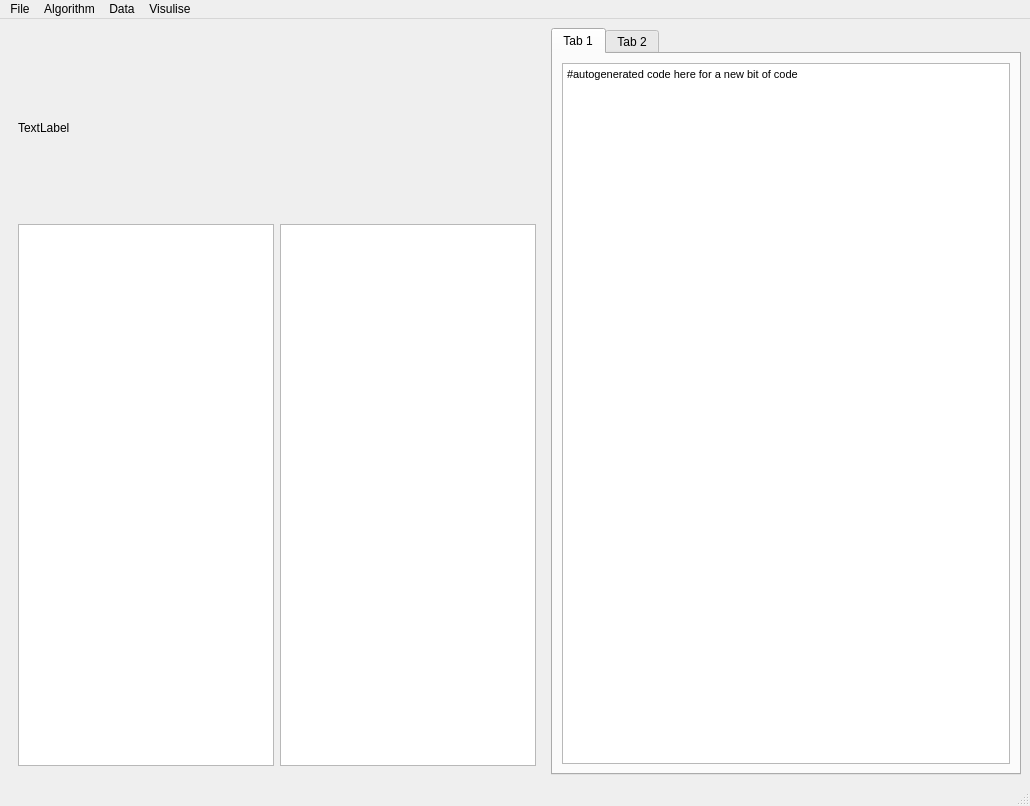
<?xml version="1.0" encoding="UTF-8"?>
<ui version="4.0">
 <class>MainWindow</class>
 <widget class="QMainWindow" name="MainWindow">
  <property name="geometry">
   <rect>
    <x>0</x>
    <y>0</y>
    <width>1030</width>
    <height>806</height>
   </rect>
  </property>
  <property name="windowTitle">
   <string>MainWindow</string>
  </property>
  <widget class="QWidget" name="centralwidget">
   <layout class="QHBoxLayout" name="horizontalLayout_2">
    <item>
     <widget class="QWidget" name="widget" native="true">
      <layout class="QGridLayout" name="gridLayout_2">
       <item row="0" column="0" colspan="2">
        <widget class="QLabel" name="visulise_image">
         <property name="text">
          <string>TextLabel</string>
         </property>
        </widget>
       </item>
       <item row="1" column="0" rowspan="3">
        <widget class="QTableView" name="data_table">
         <property name="showGrid">
          <bool>true</bool>
         </property>
        </widget>
       </item>
       <item row="1" column="1" rowspan="3">
        <widget class="QListView" name="data_list">
         <property name="editTriggers">
          <set>QAbstractItemView::NoEditTriggers</set>
         </property>
        </widget>
       </item>
      </layout>
     </widget>
    </item>
    <item>
     <widget class="QTabWidget" name="ide_tabs">
      <property name="currentIndex">
       <number>0</number>
      </property>
      <widget class="QWidget" name="tab">
       <attribute name="title">
        <string>Tab 1</string>
       </attribute>
       <layout class="QGridLayout" name="gridLayout">
        <item row="0" column="1">
         <widget class="QTextEdit" name="ide_screen">
          <property name="html">
           <string>&lt;!DOCTYPE HTML PUBLIC &quot;-//W3C//DTD HTML 4.0//EN&quot; &quot;http://www.w3.org/TR/REC-html40/strict.dtd&quot;&gt;
&lt;html&gt;&lt;head&gt;&lt;meta name=&quot;qrichtext&quot; content=&quot;1&quot; /&gt;&lt;style type=&quot;text/css&quot;&gt;
p, li { white-space: pre-wrap; }
&lt;/style&gt;&lt;/head&gt;&lt;body style=&quot; font-family:'MS Shell Dlg 2'; font-size:8.25pt; font-weight:400; font-style:normal;&quot;&gt;
&lt;p style=&quot; margin-top:0px; margin-bottom:0px; margin-left:0px; margin-right:0px; -qt-block-indent:0; text-indent:0px;&quot;&gt;&lt;span style=&quot; font-size:8pt;&quot;&gt;#autogenerated code here for a new bit of code&lt;/span&gt;&lt;/p&gt;
&lt;p style=&quot;-qt-paragraph-type:empty; margin-top:0px; margin-bottom:0px; margin-left:0px; margin-right:0px; -qt-block-indent:0; text-indent:0px; font-size:8pt;&quot;&gt;&lt;br /&gt;&lt;/p&gt;&lt;/body&gt;&lt;/html&gt;</string>
          </property>
         </widget>
        </item>
       </layout>
      </widget>
      <widget class="QWidget" name="tab_2">
       <attribute name="title">
        <string>Tab 2</string>
       </attribute>
      </widget>
     </widget>
    </item>
   </layout>
   <zorder>ide_tabs</zorder>
   <zorder>widget</zorder>
  </widget>
  <widget class="QMenuBar" name="menubar">
   <property name="geometry">
    <rect>
     <x>0</x>
     <y>0</y>
     <width>1030</width>
     <height>21</height>
    </rect>
   </property>
   <widget class="QMenu" name="menuFile">
    <property name="title">
     <string>File</string>
    </property>
    <addaction name="actionSave"/>
    <addaction name="actionSave_As"/>
    <addaction name="actionOpen"/>
    <addaction name="actionSettings"/>
   </widget>
   <widget class="QMenu" name="menuAlgorithm">
    <property name="title">
     <string>Algorithm</string>
    </property>
    <addaction name="actionOpen_2"/>
    <addaction name="actionSave_2"/>
    <addaction name="actionSave_As_2"/>
    <addaction name="actionNew"/>
   </widget>
   <widget class="QMenu" name="menuData">
    <property name="title">
     <string>Data</string>
    </property>
    <addaction name="drop_data_addData"/>
   </widget>
   <widget class="QMenu" name="menuVisulise">
    <property name="title">
     <string>Visulise</string>
    </property>
   </widget>
   <addaction name="menuFile"/>
   <addaction name="menuAlgorithm"/>
   <addaction name="menuData"/>
   <addaction name="menuVisulise"/>
  </widget>
  <widget class="QStatusBar" name="statusbar"/>
  <action name="actionSave">
   <property name="text">
    <string>Save</string>
   </property>
  </action>
  <action name="actionSave_As">
   <property name="text">
    <string>Save As</string>
   </property>
  </action>
  <action name="actionOpen">
   <property name="text">
    <string>Open</string>
   </property>
  </action>
  <action name="actionSettings">
   <property name="text">
    <string>Settings</string>
   </property>
  </action>
  <action name="actionOpen_2">
   <property name="text">
    <string>Open</string>
   </property>
  </action>
  <action name="actionSave_2">
   <property name="text">
    <string>Save</string>
   </property>
  </action>
  <action name="actionSave_As_2">
   <property name="text">
    <string>Save As</string>
   </property>
  </action>
  <action name="actionNew">
   <property name="text">
    <string>New</string>
   </property>
  </action>
  <action name="drop_data_addData">
   <property name="text">
    <string>Add Data File</string>
   </property>
  </action>
 </widget>
 <resources/>
 <connections/>
</ui>
